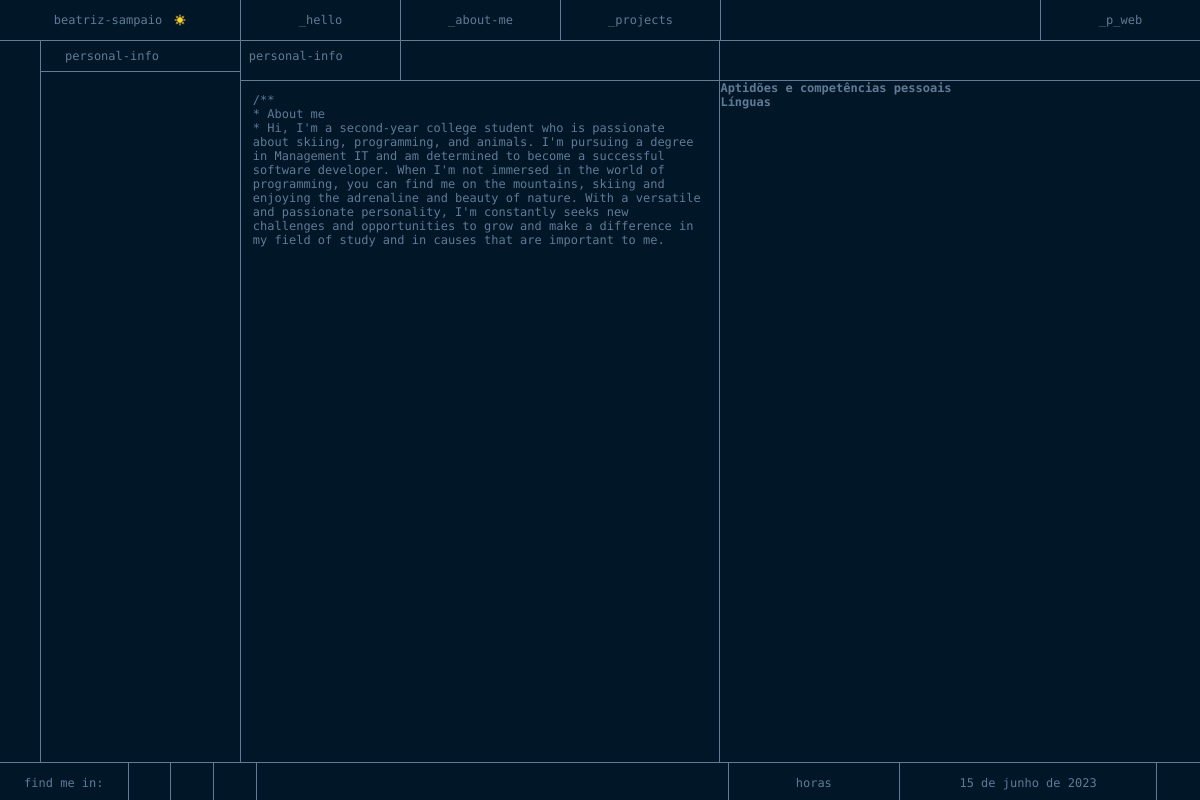
Before: /about with the older database file.
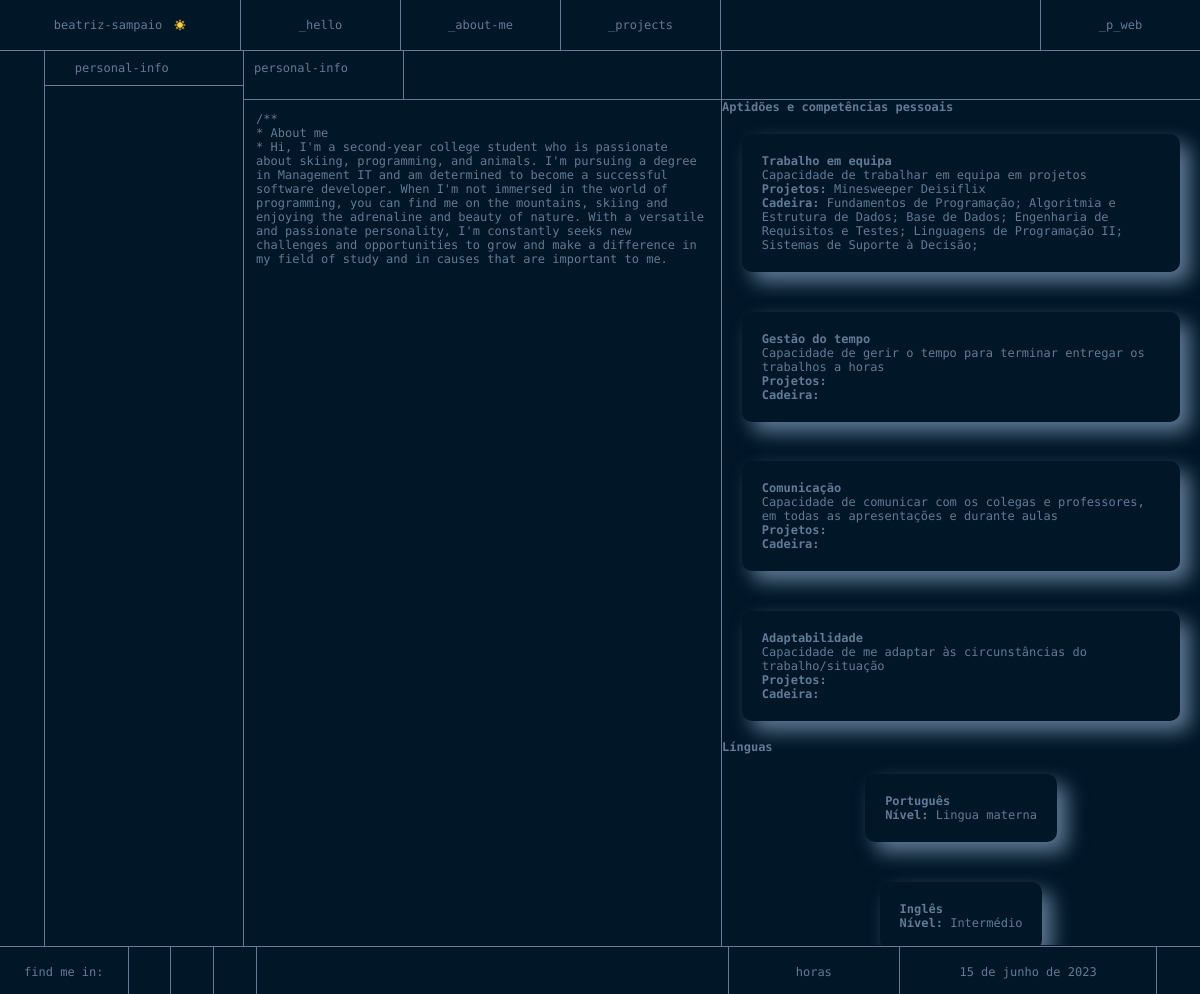
After: the same page with the newer database file.
### portfolio/models.py (models this page shows, shortened)
class Competencia(models.Model):
    titulo = models.CharField(max_length=20)
    descricao = models.TextField(max_length=1000)
    projetos = models.ManyToManyField(Projeto, blank=True)
    cadeira = models.ManyToManyField(Cadeira, blank=True)

class Projeto(models.Model):
    titulo = models.CharField(max_length=80)
    descricao = models.CharField(max_length=500)
    imagem = models.ImageField(upload_to='static/portfolio/images', blank=True)
    ano_realizacao = models.IntegerField()
    participantes = models.ManyToManyField(Pessoa, blank=True)
    link_github = models.CharField(max_length=1000, null=True, blank=True)
    link_youtube = models.CharField(max_length=1000, null=True, blank=True)
    tecnologias = models.ManyToManyField(Tecnologia, blank=True)

class Cadeira(models.Model):
    nome = models.CharField(max_length=40)
    ano = models.IntegerField()
    semestre = models.CharField(max_length=2)
    ects = models.IntegerField()
    ano_letivo = models.CharField(max_length=20)
    topicos_abordados = models.TextField()
    ranking = models.IntegerField()
    docente_teorica = models.ForeignKey(Pessoa, on_delete=models.CASCADE)
    docentes_praticas = models.ManyToManyField(Pessoa, related_name='professor_pratica')
    link_cadeira = models.CharField(max_length=1000)
    linguagens = models.ManyToManyField(Tecnologia, blank=True)
    projetos = models.ManyToManyField(Projeto, blank=True)

class Lingua(models.Model):
    nome = models.CharField(max_length=30)
    nivel = models.CharField(max_length=30)
    explicacao = models.TextField(max_length=500)

### portfolio/views.py (the view)
# urls.py: path('about', views.about_page_view, name='about'),
def about_page_view(request):
    context = {
        'linguas': Lingua.objects.all(),
        'competencias': Competencia.objects.all(),
    }
    return render(request, 'portfolio/about.html', context)

### portfolio/templates/portfolio/about.html (shortened to what this page needs)
{% extends 'portfolio/layout.html' %}
{% load static %}
{% block main %}
    <div class="grid-container-main-about">
        <div class="grid-container-icon-about">
            <i class="ri-terminal-box-fill"></i>
            <i class="ri-gamepad-fill"></i>
        </div>
        <div class="grid-container-menu-about">
            <div id="dropdown" class="personal-info-about">
                <div class="dropbtn"><i class="ri-arrow-right-s-line"></i> personal-info</div>
                <nav class="nav">
                </nav>
            </div>
        </div>
        <div class="grid-container-text-about">
            <div class="grid-item-text-about tab">personal-info <i class="ri-close-fill"></i></div>
            <div class="grid-item-text-about empty-tab"></div>
            <div class="grid-item-text-about text-about-content">
                {% block text-about-content %}
                    /** </br>
                    * About me </br>
                    * Hi, I'm a second-year college student who is passionate about skiing, programming, and animals. I'm pursuing a degree in Management IT and am determined to become a successful software developer. When I'm not immersed in the world of programming, you can find me on the mountains, skiing and enjoying the adrenaline and beauty of nature. With a versatile and passionate personality, I'm constantly seeks new challenges and opportunities to grow and make a difference in my field of study and in causes that are important to me.</br>
                {% endblock %}
            </div>
        </div>
        <div class="grid-container-blog-about">
         <div class="grid-item-text-about tab"></div>
            <div class="grid-item-blog-about empty-space"></div>
            <div class="grid-item-blog-about blog-about-content">
                {% block blog-about-content %}
                    <div class="scroll2">
                     <h2 class="heading">Aptidões e competências pessoais</h2>
                        <div class="competencias">
                          {% for competencia in competencias %}
                               <div class = "caixas">
                            <div>
                                <h3>{{competencia.titulo}}</h3>
                                <p>{{competencia.descricao}}</p>
                                <p><b>Projetos: </b>{% for projeto in competencia.projetos.all %} <a href="{% url 'portfolio:projects' %}"> {{projeto.titulo}}</a> {% endfor %}</p>
                                <p><b>Cadeira: </b>{% for cadeira in competencia.cadeira.all %} <a href="{{cadeira.link_cadeira}}">{{cadeira.nome}};</a> {% endfor %}</p>
                            </div>
                               </div>
                          {% endfor %}
                        </div>
                        <h2 class="heading">Línguas</h2>
                        <div class="linguas">
                          {% for lingua in linguas %}
                              <div class = "caixas">
                            <div>
                                <h3>{{lingua.nome}}</h3>
                                <p><b>Nível: </b>{{lingua.nivel}}</p>
                            </div>
                              </div>
                          {% endfor %}
                    </div>
                {% endblock %}
            </div>
            </div>
        </div>
    </div>
{% endblock %}

### portfolio/templates/portfolio/layout.html (shortened to what this page needs)
<!DOCTYPE html>
{% load static %}
<html lang="pt">
<head>
    {% load static %}
    <link rel="stylesheet" href="{% static 'portfolio/css/layout.css' %}">
    <link href="https://cdn.jsdelivr.net/npm/remixicon@3.2.0/fonts/remixicon.css" rel="stylesheet">
</head>
<body class="grid-container-page">
<header>
    <nav>
        <div class="grid-container-header">
            <div class="grid-item logo">
                beatriz-sampaio
                <img src="{% static 'portfolio/images/sun.png' %}" id="toggleDark">
            </div>
            <div class="grid-item page"><a href="{% url 'portfolio:home' %}">_hello</a></div>
            <div class="grid-item page"><a href="{% url 'portfolio:about' %}">_about-me</a></div>
            <div class="grid-item page"><a href="{% url 'portfolio:projects' %}">_projects</a></div>
            <div class="grid-item space-header"></div>
            <div class="grid-item page"><a href="{% url 'portfolio:contact' %}">_p_web</a></div>
        </div>
    </nav>
</header>
<main>
    {% block main %}
    {% endblock main %}
</main>
<footer>
    {% block footer %}
        <div class="grid-container-footer">
            <div class="grid-item find-me">find me in:</div>
            <div class="grid-item icon"><a href="https://www.linkedin.com/in/beatriz-sampaio-85bb81221/"> <i class="ri-linkedin-fill" id="icon-footer"></i></a></div>
            <div class="grid-item icon"><a href="https://github.com/beadsampaio"><i class="ri-github-fill" id="icon-footer"></i></a></div>
            <div class="grid-item icon"><a href="mailto: beatrizdsampaio@gmail.com"><i class="ri-mail-fill"></i></a></div>
            <div class="grid-item space-footer"></div>
            <div class="grid-item data-hour hours">horas</div>
            <div class="grid-item data-hour">
            </div>
            <div class="grid-item login"><a href="{% url 'portfolio:login' %}"><i class="ri-login-box-fill"> </i></a></div>
        </div>
    {% endblock footer %}
</footer>
</body>

### portfolio/static/portfolio/css/layout.css (style rules this page uses)
* { padding: 0; margin: 0; text-decoration: none; list-style: none; font-family: 'Fira Code', monospace; background-color: var(--main-color); color: var(--first-color); font-size: 1vw; }
:root { --main-color: #011627; --first-color: #607B96; }
i { cursor: pointer; }
.grid-container-page { display: grid; grid-template-rows: 5vh 90vh 5vh; grid-template-areas: "header" "main" "footer"; grid-row-gap: 1px; }
.grid-container-header { display: grid; grid-template-columns: 1.5fr repeat(3, 1fr) 2fr 1fr; grid-area: header; }
.grid-item { display: flex; justify-content: center; align-items: center; height: 5vh; }
.logo { border-bottom: 1px solid var(--first-color); }
.page, .space-header { border-left: 1px solid var(--first-color); border-bottom: 1px solid var(--first-color); }
#toggleDark { padding-left: 1vw; height: 1vw; cursor: pointer; }
.grid-container-footer { display: grid; grid-template-columns: 0.75fr repeat(3, 0.25fr) 2.75fr 1fr 1.5fr 0.25fr; grid-template-rows: 5vh; grid-area: footer; }
.grid-item { display: flex; justify-content: center; align-items: center; }
.icon, .find-me, .space-footer, .hours ,.data-hour { border-top: 1px solid var(--first-color); border-right: 1px solid var(--first-color); }
.login { border-top: 1px solid var(--first-color); }
.grid-container-main-about { display: grid; grid-area: main; grid-template-columns: 0.25fr 1.25fr repeat(2, 3fr); height: 92vh; grid-template-areas: "icon-about menu-about text-about blog-about"; }
.grid-container-icon-about { display: flex; flex-direction: column; grid-area: icon-about; border-right: 1px solid var(--first-color); }
.grid-container-icon-about i { margin: 3vh 1vw 3vh 1vw ; }
.grid-container-menu-about { display: grid; grid-template-rows: 5vh 25vh; grid-template-areas: "dropbtn" "nav-personal-info"; grid-area: menu-about; border-right: 1px solid var(--first-color); }
.dropbtn { grid-area: dropbtn; display: block; cursor: pointer; padding: 1vh; border-bottom: 1px solid var(--first-color); }
.nav { grid-area: nav-personal-info; transition: 0.2s; overflow: hidden; }
.grid-container-text-about { grid-area: text-about; display: grid; grid-template-columns: 1fr 2fr; grid-template-rows: 5vh 70vh; grid-template-areas: "tab empty-tab" "text-about-content text-about-content"; border-right: 1px solid var(--first-color); }
.tab { grid-area: tab; display: block; padding: 1vh; border-bottom: 1px solid var(--first-color); }
.empty-tab { grid-area: empty-tab; display: block; padding: 1vh; border-bottom: 1px solid var(--first-color); border-left: 1px solid var(--first-color); }
.text-about-content { grid-area: text-about-content; padding: 1vw; display: inline-block; max-width: 40vw; overflow-wrap: break-word }
.grid-container-blog-about { grid-area: blog-about; display: grid; grid-template-columns: 1fr 2fr; grid-template-rows: 5vh 70vh; grid-template-areas: "tab empty-space" "blog-about-content blog-about-content"; }
.empty-space { grid-area: empty-space; display: block; padding: 1vh; border-bottom: 1px solid var(--first-color); }
.blog-about-content { grid-area: blog-about-content; }
.scroll2 { height: 85vh; overflow: hidden; overflow-y: scroll; }
i { padding: 1vh; }
.caixas { background-color: var(--main-color); display: flex; flex-flow: row wrap; justify-content: center; }
.caixas { display: flex; flex-direction: row; }
.caixas > * { margin: 2vh; padding: 2vh; border-radius: 10px; box-shadow: 1vh 1vh 2vh var(--first-color); }

Changed rows visible on the page:
added Competencia: titulo "Trabalho em equipa", descricao "Capacidade de trabalhar em equipa em projetos"
added Projeto: titulo "Minesweeper"
added Projeto: titulo "Deisiflix"
added Cadeira: nome "Fundamentos de Programação"
added Cadeira: nome "Algoritmia e Estrutura de Dados"
added Cadeira: nome "Base de Dados"
added Cadeira: nome "Engenharia de Requisitos e Testes"
added Cadeira: nome "Linguagens de Programação II"
added Cadeira: nome "Sistemas de Suporte à Decisão"
added Competencia: titulo "Gestão do tempo", descricao "Capacidade de gerir o tempo para terminar entregar os trabalhos a horas"
added Competencia: titulo "Comunicação", descricao "Capacidade de comunicar com os colegas e professores, em todas as apresentações e durante aulas"
added Competencia: titulo "Adaptabilidade", descricao "Capacidade de me adaptar às circunstâncias do trabalho/situação"
added Lingua: nome "Português", nivel "Lingua materna"
added Lingua: nome "Inglês", nivel "Intermédio"
